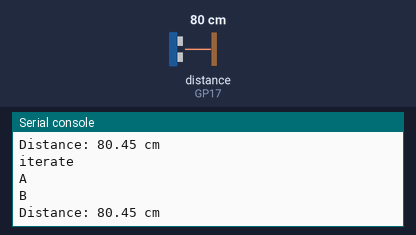
Simulated run of this program. Board: Raspberry Pi Pico running MicroPython. On the bench: the last lines printed to the serial console. Inputs (shaded band) come from the test bench; at power-on: distance to the obstacle (sensor on GP17) 80 cm. The echo pulse lasts 58.3 µs per cm.

Above: at 1.2 s.
1.3 s: distance to the obstacle (sensor on GP17) set to 2 cm
At 2.6 s:
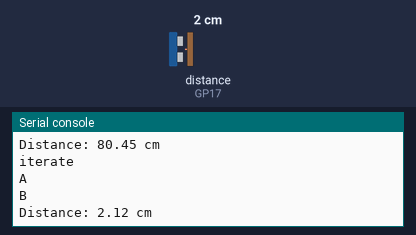
2.8 s: distance to the obstacle (sensor on GP17) set to 4 cm
At 3.8 s:
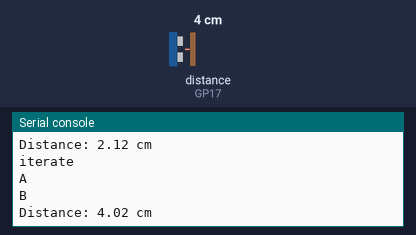
Timing chart, 0 to 5.8 s (numbered marks = the images above; inputs shaded):
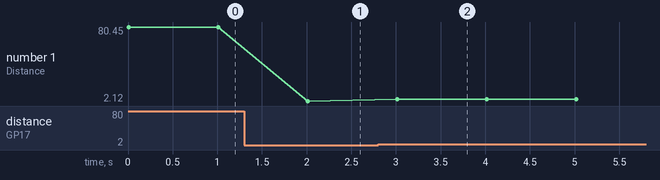

Measured:
- after the input at 1.3 s, the serial console: prints a new line after 0.71 s (image 1)
- after the input at 2.8 s, the serial console: prints a new line after 0.21 s (image 2)
- plotted number 1: 80.45 → 2.12 after the input at 1.3 s, 2.12 → 4.02 after the input at 2.8 s

The program:

just_distance.py
```python
import machine
import time

# Define GPIO pins
trigger_pin = machine.Pin(16, machine.Pin.OUT)
echo_pin = machine.Pin(17, machine.Pin.IN)

def measure_distance():
    # Send a trigger pulse
    trigger_pin.low()
    time.sleep_us(2)
    trigger_pin.high()
    time.sleep_us(10)
    trigger_pin.low()
    print('A')

    # Wait for the echo pin to go high
    while echo_pin.value() == 0:
        pass
    pulse_start = time.ticks_us()

    print('B')

    # Wait for the echo pin to go low
    while echo_pin.value() == 1:
        pass
    pulse_end = time.ticks_us()

    # Calculate distance in centimeters
    pulse_duration = pulse_end - pulse_start
    distance = pulse_duration / 58.0

    return distance

if __name__ == "__main__":
    while True:
        print('iterate')
        distance_cm = measure_distance()
        print("Distance: %.2f cm" % distance_cm)
        time.sleep(1)
```
